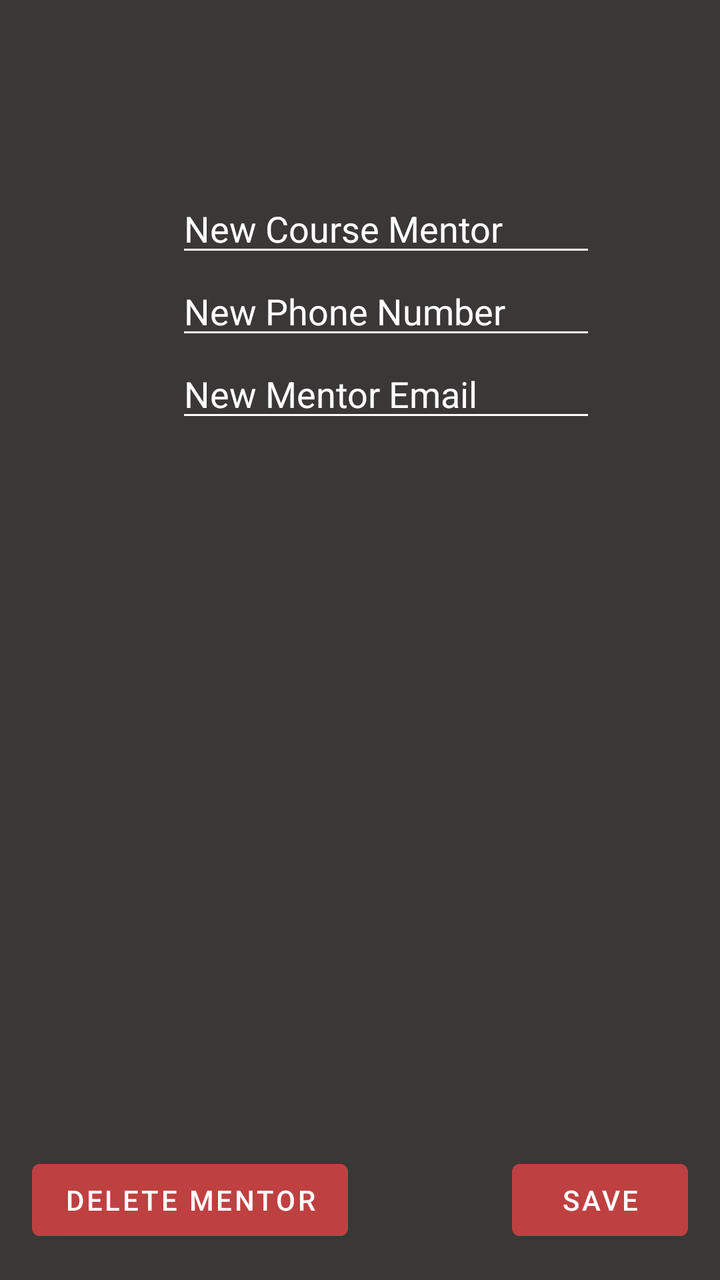
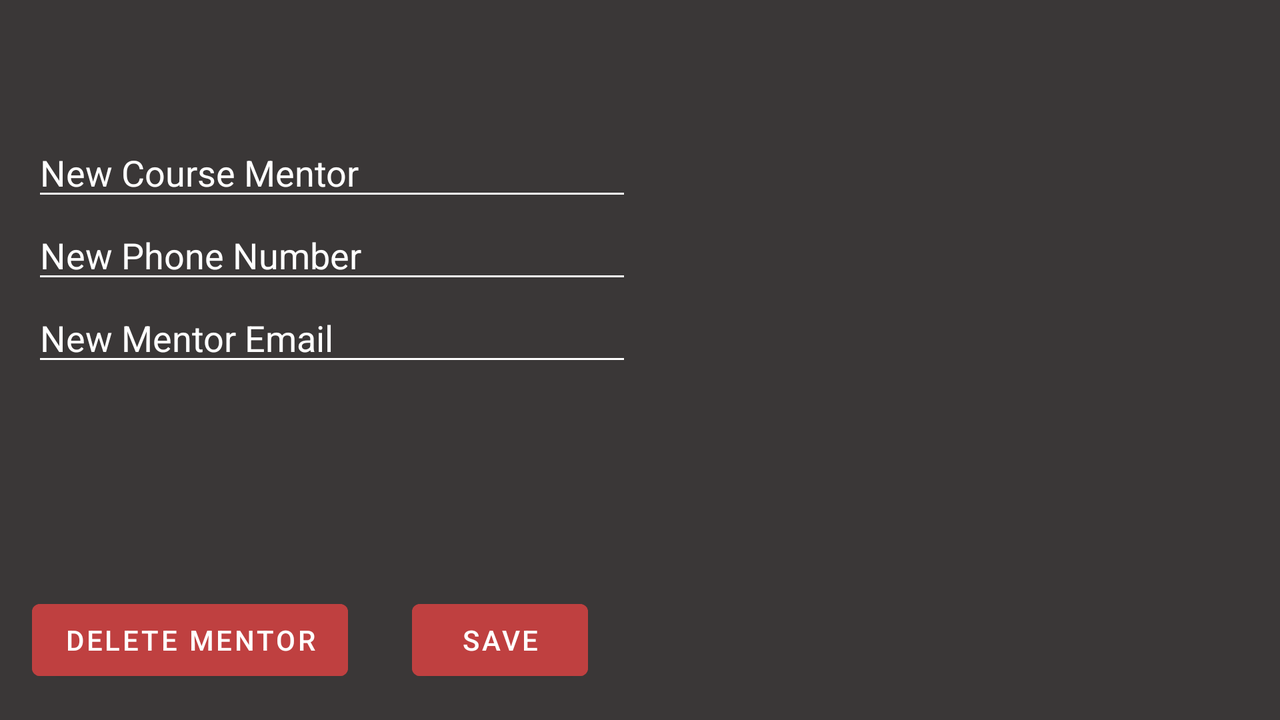

The same Android screen from two of the app's own layout files: first res/layout/ as a phone draws it, then the repository's variant for another configuration, drawn on a device whose configuration selects that folder. Both files follow.
<!-- AndroidManifest.xml: application theme Theme.BE_School_App -->
<!-- res/layout/activity_edit_mentor.xml -->
<?xml version="1.0" encoding="utf-8"?>
<androidx.constraintlayout.widget.ConstraintLayout xmlns:android="http://schemas.android.com/apk/res/android"
    xmlns:app="http://schemas.android.com/apk/res-auto"
    xmlns:tools="http://schemas.android.com/tools"
    android:id="@+id/editMentorConstraintLayout"
    android:layout_width="match_parent"
    android:layout_height="match_parent"
    android:background="#E6252222"
    android:padding="@dimen/box_inset_layout_padding"
    tools:context=".EditMentorActivity"
    tools:deviceIds="wear">

    <EditText
        android:id="@+id/txtMentorName"
        android:layout_width="wrap_content"
        android:layout_height="wrap_content"
        android:layout_marginStart="88dp"
        android:layout_marginTop="92dp"
        android:backgroundTint="#FFFFFF"
        android:ems="10"
        android:hint="@string/new_course_mentor"
        android:inputType="textPersonName"
        android:text="@string/new_course_mentor"
        android:textColor="#FFFFFF"
        app:layout_constraintStart_toStartOf="parent"
        app:layout_constraintTop_toTopOf="parent"
        android:importantForAutofill="no" />

    <EditText
        android:id="@+id/txtMentorEmail"
        android:layout_width="wrap_content"
        android:layout_height="wrap_content"
        android:layout_marginStart="88dp"
        android:backgroundTint="#FFFFFF"
        android:ems="10"
        android:hint="@string/new_mentor_email"
        android:inputType="textEmailAddress"
        android:text="@string/new_mentor_email"
        android:textColor="#FFFFFF"
        app:layout_constraintStart_toStartOf="parent"
        app:layout_constraintTop_toBottomOf="@+id/txtMentorPhone"
        android:importantForAutofill="no" />

    <EditText
        android:id="@+id/txtMentorPhone"
        android:layout_width="wrap_content"
        android:layout_height="wrap_content"
        android:layout_marginStart="88dp"
        android:backgroundTint="#FFFFFF"
        android:ems="10"
        android:hint="@string/new_phone_number"
        android:inputType="phone"
        android:text="@string/new_phone_number"
        android:textColor="#FFFFFF"
        app:layout_constraintStart_toStartOf="parent"
        app:layout_constraintTop_toBottomOf="@+id/txtMentorName"
        android:importantForAutofill="no" />

    <Button
        android:id="@+id/btnDelMentor"
        android:layout_width="wrap_content"
        android:layout_height="wrap_content"
        android:layout_marginStart="16dp"
        android:layout_marginBottom="16dp"
        android:backgroundTint="#BF4040"
        android:text="@string/delete_mentor"
        app:layout_constraintBottom_toBottomOf="parent"
        app:layout_constraintStart_toStartOf="parent" />

    <Button
        android:id="@+id/btnSaveMentor"
        android:layout_width="wrap_content"
        android:layout_height="wrap_content"
        android:layout_marginEnd="16dp"
        android:layout_marginBottom="16dp"
        android:backgroundTint="#BF4040"
        android:text="@string/save"
        app:layout_constraintBottom_toBottomOf="parent"
        app:layout_constraintEnd_toEndOf="parent" />
</androidx.constraintlayout.widget.ConstraintLayout>
<!-- resources referenced by this layout -->
<resources>
  <string name="delete_mentor">Delete Mentor</string>
  <string name="new_course_mentor">New Course Mentor</string>
  <string name="new_mentor_email">New Mentor Email</string>
  <string name="new_phone_number">New Phone Number</string>
  <string name="save">Save</string>
  <style name="Theme.BE_School_App" parent="Theme.MaterialComponents.DayNight.DarkActionBar">
          
          <item name="colorPrimary">@color/purple_500</item>
          <item name="colorPrimaryVariant">@color/purple_700</item>
          <item name="colorOnPrimary">@color/white</item>
          
          <item name="colorSecondary">@color/teal_200</item>
          <item name="colorSecondaryVariant">@color/teal_700</item>
          <item name="colorOnSecondary">@color/black</item>
          
          <item name="android:statusBarColor" tools:targetApi="l">?attr/colorPrimaryVariant</item>
          
      </style>
</resources>
<!-- res/layout-land/activity_edit_mentor.xml (the repository's variant of the layout above) -->
<!-- drawn on the phone turned sideways -->
<?xml version="1.0" encoding="utf-8"?>
<androidx.constraintlayout.widget.ConstraintLayout xmlns:android="http://schemas.android.com/apk/res/android"
    xmlns:app="http://schemas.android.com/apk/res-auto"
    xmlns:tools="http://schemas.android.com/tools"
    android:id="@+id/editMentorConstraintLayout"
    android:layout_width="match_parent"
    android:layout_height="match_parent"
    android:background="#E6252222"
    android:padding="@dimen/box_inset_layout_padding"
    tools:context=".EditMentorActivity"
    tools:deviceIds="wear">

    <EditText
        android:id="@+id/txtMentorName"
        android:layout_width="300dp"
        android:layout_height="wrap_content"
        android:layout_marginStart="16dp"
        android:layout_marginTop="64dp"
        android:backgroundTint="#FFFFFF"
        android:ems="10"
        android:hint="@string/new_course_mentor"
        android:importantForAutofill="no"
        android:inputType="textPersonName"
        android:text="@string/new_course_mentor"
        android:textColor="#FFFFFF"
        app:layout_constraintStart_toStartOf="parent"
        app:layout_constraintTop_toTopOf="parent" />

    <EditText
        android:id="@+id/txtMentorEmail"
        android:layout_width="300dp"
        android:layout_height="wrap_content"
        android:layout_marginStart="16dp"
        android:backgroundTint="#FFFFFF"
        android:ems="10"
        android:hint="@string/new_mentor_email"
        android:importantForAutofill="no"
        android:inputType="textEmailAddress"
        android:text="@string/new_mentor_email"
        android:textColor="#FFFFFF"
        app:layout_constraintStart_toStartOf="parent"
        app:layout_constraintTop_toBottomOf="@+id/txtMentorPhone" />

    <EditText
        android:id="@+id/txtMentorPhone"
        android:layout_width="300dp"
        android:layout_height="wrap_content"
        android:layout_marginStart="16dp"
        android:backgroundTint="#FFFFFF"
        android:ems="10"
        android:hint="@string/new_phone_number"
        android:importantForAutofill="no"
        android:inputType="phone"
        android:text="@string/new_phone_number"
        android:textColor="#FFFFFF"
        app:layout_constraintStart_toStartOf="parent"
        app:layout_constraintTop_toBottomOf="@+id/txtMentorName" />

    <Button
        android:id="@+id/btnDelMentor"
        android:layout_width="wrap_content"
        android:layout_height="wrap_content"
        android:layout_marginStart="16dp"
        android:layout_marginBottom="16dp"
        android:backgroundTint="#BF4040"
        android:text="@string/delete_mentor"
        app:layout_constraintBottom_toBottomOf="parent"
        app:layout_constraintStart_toStartOf="parent" />

    <Button
        android:id="@+id/btnSaveMentor"
        android:layout_width="wrap_content"
        android:layout_height="wrap_content"
        android:layout_marginStart="32dp"
        android:layout_marginBottom="16dp"
        android:backgroundTint="#BF4040"
        android:text="@string/save"
        app:layout_constraintBottom_toBottomOf="parent"
        app:layout_constraintStart_toEndOf="@+id/btnDelMentor" />
</androidx.constraintlayout.widget.ConstraintLayout>
